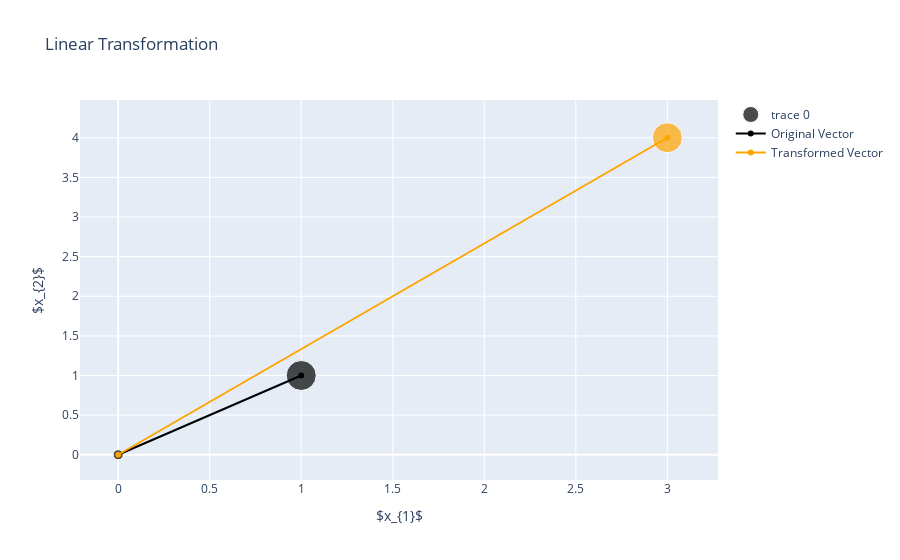

This figure's notebook cell:
### Markdown cell above
# Linear Transformations
Another useful interpretation of matrices, is to treat them as __linear transformations__. This means that we can consider matrices to be something that when multiplied with one or multiple input vectors, we get one or multiple output vectors in the same vector space. For example, consider the matrix product below. We can see that by multiplying a vector with a matrix we get another vector, both which are displayed in the diagram below:

$$ \begin{bmatrix}1 & 2 \\ 3 & 1 \end{bmatrix} \times \begin{bmatrix}1 \\ 1\end{bmatrix} = \begin{bmatrix}3 \\4\end{bmatrix}$$

### Code cell
# Visualization Code

import plotly.graph_objects as go

x1 = [0, 1, 3]
x2 = [0, 1, 4]


fig = go.Figure(data=[go.Scatter(
    x=x1, y=x2,
    mode='markers',
    marker=dict(size=[10, 30, 30],
            color=["black","black", "orange"])
    )])

fig.update_layout(
    title="Linear Transformation",
    xaxis_title="$x_{1}$",
    yaxis_title="$x_{2}$",
)
fig.add_trace(go.Scatter(x=[0, 1], y=[0, 1],marker_color="black", name="Original Vector"))
fig.add_trace(go.Scatter(x=[0, 3], y=[0, 4],marker_color="orange", name="Transformed Vector"))
fig.update_layout(showlegend=True)
fig.show()

### Figure 1 — Plotly figure (JSON) as saved in the notebook; plotly's stock layout.template omitted (floating-point values rounded to 4 significant figures)
{"data": [{"marker": {"color": ["black", "black", "orange"], "size": [10, 30, 30]}, "mode": "markers", "type": "scatter", "x": [0, 1, 3], "y": [0, 1, 4]}, {"marker": {"color": "black"}, "name": "Original Vector", "type": "scatter", "x": [0, 1], "y": [0, 1]}, {"marker": {"color": "orange"}, "name": "Transformed Vector", "type": "scatter", "x": [0, 3], "y": [0, 4]}], "layout": {"showlegend": true, "title": {"text": "Linear Transformation"}, "xaxis": {"title": {"text": "$x_{1}$"}}, "yaxis": {"title": {"text": "$x_{2}$"}}}}
